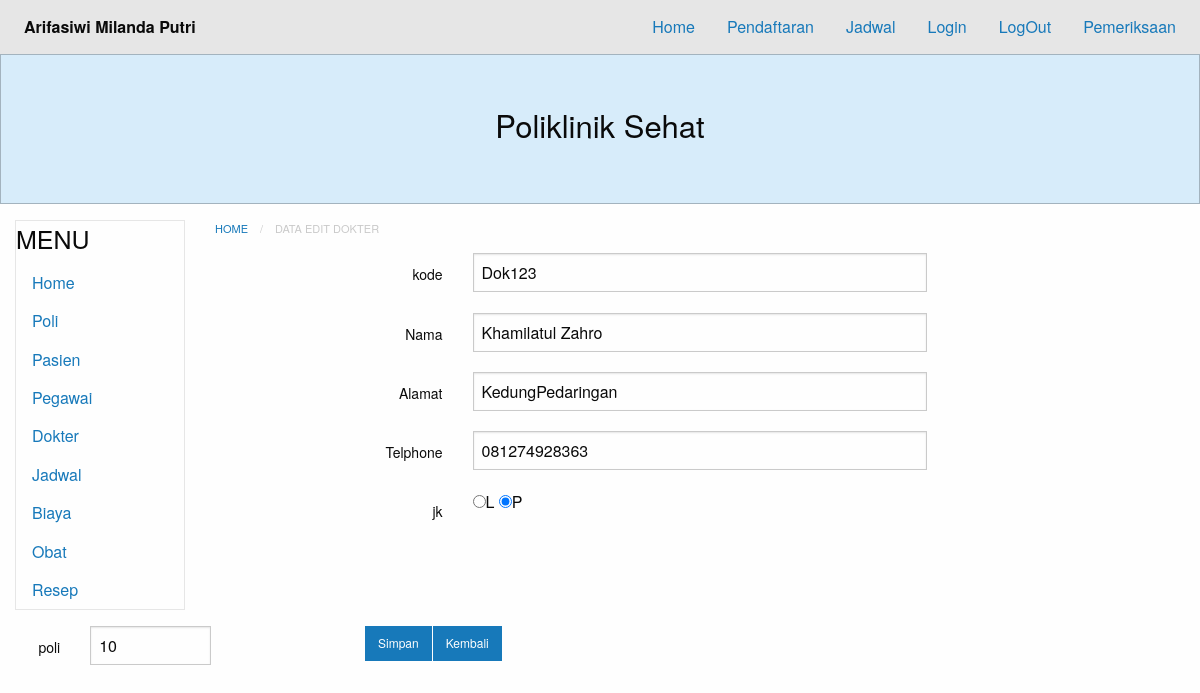
The page /?module=dokter-show&id=8 on the database its author committed.
### tables this page shows
CREATE TABLE `dokter` (
  `id` int(11) NOT NULL,
  `kode` varchar(255) NOT NULL,
  `nama` varchar(255) NOT NULL,
  `alamat` varchar(255) NOT NULL,
  `telp` varchar(255) NOT NULL,
  `jk` varchar(255) NOT NULL,
  `poli_id` int(11) NOT NULL
);

### database.php (called while the page is built, shortened)
<?php
class Database {
	private $db_host = "localhost";
	private $db_user = "root";
	private $db_pass = "";
	private $db_name = "07_arifasiwimp_poliklinik";
	var $con = false;
    var $myconn = "";
	var $result = array();
    function __construct() {
        if(!$this->con){
            $this->myconn = new mysqli($this->db_host, $this->db_user, $this->db_pass, $this->db_name);
            if($this->myconn->connect_errno > 0){
                array_push($this->result, $this->myconn->connect_error);
                return false;
            }else{
                $this->myconn->set_charset('utf8');
                $this->con = true;
                return true;
            }
        } else {
            return true;
        }
    }
	public function select($table, $rows = '*', $join = null,$join2 = null,$join3 = null,$join4 = null, $join5 = null, $join6 = null, $where = null, $order = null, $limit = null){
		$q = 'SELECT '.$rows.' FROM '.$table;
        if($where != null){
        	$q .= ' WHERE '.$where;
		}
        if($this->tableExists($table)){
        	$query = $this->myconn->query($q);
			if($query){
				$this->numResults = $query->num_rows;
				for($i = 0; $i < $this->numResults; $i++){
					$r = $query->fetch_array();
                	$key = array_keys($r);
                	for($x = 0; $x < count($key); $x++){
                    	if(!is_int($key[$x])){
                    		if($query->num_rows >= 1){
                    			$this->result[$i][$key[$x]] = $r[$key[$x]];
							}else{
								$this->result[$i][$key[$x]] = null;
							}
						}
					}
				}
				return true;
			}else{
				array_push($this->result, $this->myconn->error);
				return false;
			}
      	}else{
      		return false;
    	}
    }
	private function TableExists($table) {
    	$res = $this->myconn->query('SHOW TABLES LIKE "'.$table.'"');
    	if(isset($res->num_rows)) {
        	return $res->num_rows > 0 ? true : false;
    	} else {
    		array_push($this->result, $table." does not exist in this database");
    		return false;
    	}
	}
    public function getOne(){
        $val = $this->result;
        return $val;
    }
}

### content.php (called while the page is built, shortened)
<?php
$module = empty($_GET['module']) ? 'home' : $_GET['module'];
switch($module) {
    case 'dokter-show':
        include 'modules/dokter/dokter-edit.php';
    break;
}
?>

### modules/dokter/dokter-edit.php (the view, shortened to what this page needs)
<?php require_once("database.php");
$id=$_GET['id'];
$db = new Database();
$db->select('dokter','*','','','','','','', "id=$id");
$res= $db->getOne();
if(count($res) == 0){
  echo "<b>Tidak ada data yang tersedia</b>";
}else{
  foreach ($res as &$r){?>
<nav aria-label="You are here:" role="navigation">
<ul class="breadcrumbs">
  <li>
    <a href="?module=dokter-edit?">Home</a></li>
  <li class="disabled">Data Edit dokter</li>
</ul>
</nav>
<form action="" method="post">
  <div class="grid-x grid-padding-x">
    <div class="small-3 cell">
      <label for="kode" class="text-right middle">kode</label>
    </div>
    <div class="small-6 cell">
      <input type="text" name="kode" placeholder="kode" value="<?php echo $r['kode']; ?>" required>
    </div>
  </div>
  <div class="grid-x grid-padding-x">
    <div class="small-3 cell">
      <label for="nama" class="text-right middle">Nama</label>
    </div>
    <div class="small-6 cell">
      <input type="text" name="nama" placeholder="Nama" value="<?php echo $r['nama']; ?>" required>
    </div>
  </div>
  <div class="grid-x grid-padding-x">
    <div class="small-3 cell">
      <label for="alamat" class="text-right middle">Alamat</label>
    </div>
    <div class="small-6 cell">
      <input type="text" name="alamat" placeholder="Alamat" value="<?php echo $r['alamat']; ?>" required>
    </div>
  </div>
  <div class="grid-x grid-padding-x">
    <div class="small-3 cell">
      <label for="telp" class="text-right middle">Telphone</label>
    </div>
    <div class="small-6 cell">
      <input type="text" name="telp" placeholder="Telphone" value="<?php echo $r['telp']; ?>" required>
    </div>
  </div>
  <div class="grid-x grid-padding-x">
    <div class="small-3 cell">
      <label for="jk" class="text-right middle">jk</label>
    </div>
    <div class="small-6 cell">
    <input type="radio" name="jk" <?php echo $r['jk'] == "L" ? "checked": "" ;?> value="L" />L
    <input type="radio" name="jk" <?php echo $r['jk'] == "P" ? "checked": "" ;?> value="P"/>P
    </div>
  </div>
  </div>
  <div class="grid-x grid-padding-x">
    <div class="small-3 cell">
      <label for="poli_id" class="text-right middle">poli</label>
    </div>
    <div class="small-6 cell">
      <input type="text" name="poli_id" placeholder="poli" value="<?php echo $r['poli_id']; ?>" required>
    </div>
  </div>
  <div class="grid-x grid-padding-x">
    <div class="small-3 cell">
      <label for="nama" class="text-right middle"></label>
    </div>
    <div class="small-6 cell">
		<div class="small button-group">
  <button class="button" type="submit" name="submit">Simpan</button>
  <a class="button" href='javascript:self.history.back();'>Kembali</a>
</div>
    </div>
  </div>
<?php
              }
          }
          ?>

### rows shown on the page
dokter: kode "Dok123", nama "Khamilatul Zahro", alamat "KedungPedaringan", telp "081274928363", jk "☑", poli_id "10"
